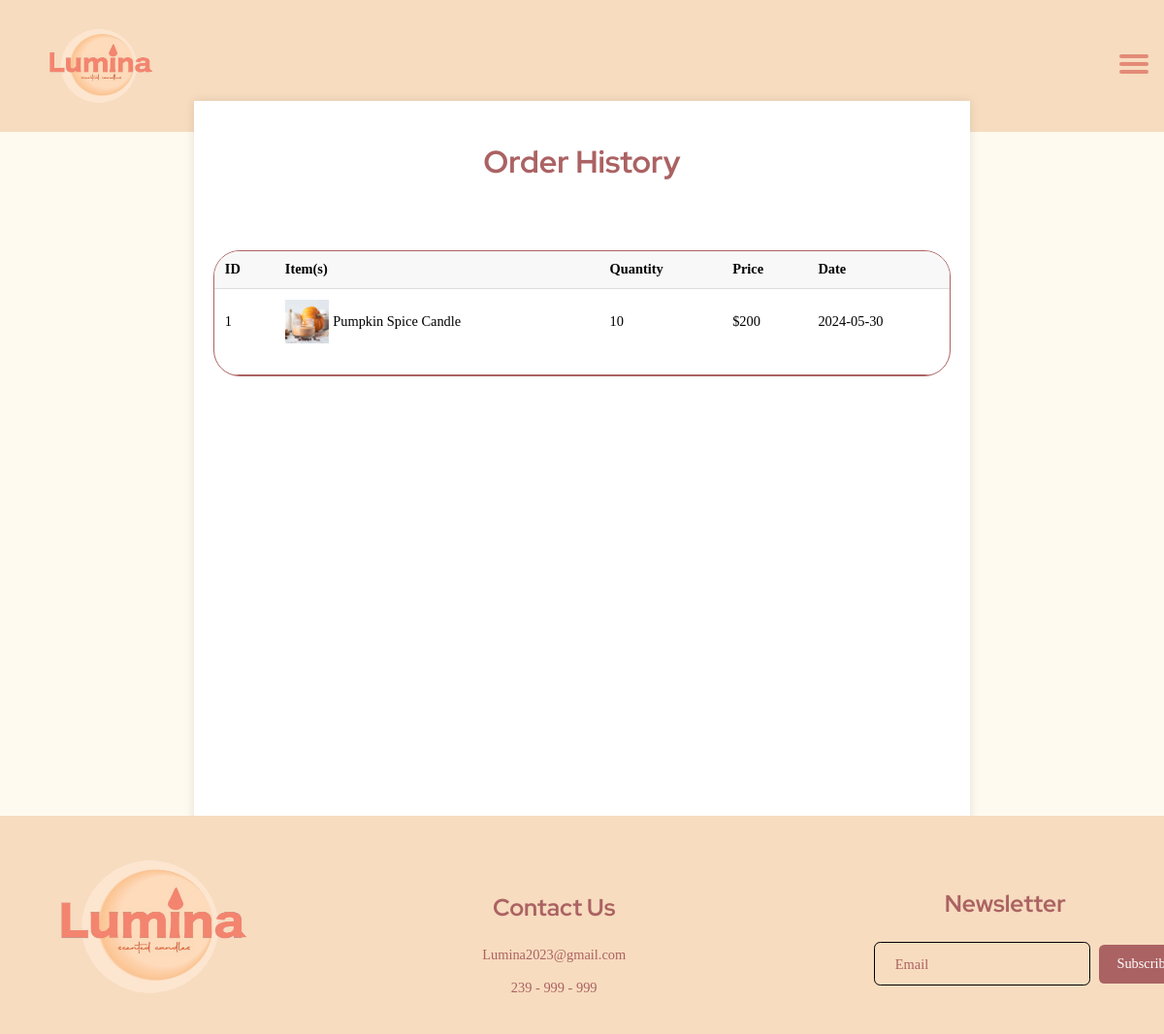
The page /order_history.php?id=1 on the database its author committed.
### tables this page shows
CREATE TABLE `products` (
  `id` int(8) NOT NULL,
  `name` varchar(128) NOT NULL,
  `price` varchar(8) NOT NULL,
  `quantity` int(8) NOT NULL,
  `image` varchar(64) NOT NULL,
  `description` text NOT NULL
);

### order_history.php (the view, shortened to what this page needs)
<?php
include_once './database/db.php';
$orderHistory = [];
if (isset($_GET['id'])) {
    $user_id = $connection->real_escape_string($_GET['id']);
    $orderQuery = "SELECT * FROM `order` WHERE userId = $user_id";
    $orderResult = $connection->query($orderQuery);
    if ($orderResult->num_rows > 0) {
        while ($order = $orderResult->fetch_assoc()) {
            $order_id = $order['id'];
            $orderDetailQuery = "SELECT * FROM orderdetail WHERE orderId = $order_id";
            $orderDetailResult = $connection->query($orderDetailQuery);
            if ($orderDetailResult->num_rows > 0) {
                while ($orderDetail = $orderDetailResult->fetch_assoc()) {
                    $product_id = $orderDetail['productId'];
                    $productQuery = "SELECT * FROM products WHERE id = $product_id";
                    $productResult = $connection->query($productQuery);
                    if ($productResult->num_rows > 0) {
                        $product = $productResult->fetch_assoc();
                        $orderHistory[] = [
                            'order_id' => $order_id,
                            'product_image' => $product['image'],
                            'product_name' => $product['name'],
                            'quantity' => $orderDetail['orderedQuantity'],
                            'price' => $orderDetail['price'],
                            'date' => $order['date']
                        ];
                    }
                }
            }
        }
    }
} else {
    die("User ID is missing.");
}
?>
<!DOCTYPE html>
<html lang="en">
<head>
    <head>
      <link rel="stylesheet" href="./css/test.css">
      <link rel="stylesheet" href="./css/orderhistory.css" />
      <link
        href="http://cdn.bootcss.com/font-awesome/4.7.0/css/font-awesome.min.css"
        rel="stylesheet"
      />
    </head>
<body>
    <?php require_once("partials/header.php") ?>
    <main>
        <div class="container">
            <div class="page-header">
                <h1>Order History</h1>
            </div>
            <div class="table-wrapper">
                <table>
                    <thead>
                        <tr>
                            <th>ID</th>
                            <th>Item(s)</th>
                            <th>Quantity</th>
                            <th>Price</th>
                            <th>Date</th>
                        </tr>
                    </thead>
                    <tbody>
                        <?php if (!empty($orderHistory)): ?>
                            <?php foreach ($orderHistory as $order): ?>
                                <tr>
                                    <td><?php echo $order['order_id']; ?></td>
                                    <td class="items">
                                        <div class="item">
                                            <img src="./img/Products/<?php echo $order['product_image']; ?>" alt="<?php echo $order['product_name']; ?>" class="product-image">
                                            <span><?php echo $order['product_name']; ?></span>
                                        </div>
                                    </td>
                                    <td><?php echo $order['quantity']; ?></td>
                                    <td>$<?php echo $order['price']; ?></td>
                                    <td><?php echo $order['date']; ?></td>
                                </tr>
                                <tr class="special-separator">
                                    <td colspan="5"></td>
                                </tr>
                            <?php endforeach; ?>
                        <?php else: ?>
                            <tr>
                                <td colspan="5">No order history found.</td>
                            </tr>
                        <?php endif; ?>
                    </tbody>
                </table>
            </div>
        </div>
    <?php require_once("partials/footer.php") ?>
    </main>
    <div class="content_wrap"></div>
</body>
</html>

### css/test.css (style rules this page uses)
* { box-sizing: border-box; font-family: 'Rubik'; }
:root { --orange:#FFA868; --black:#1d2028; --green:#7a7154; --grey:#d4cdc1; --pink:#f2c6b2; --button:#ab6263; --header:#f7dcbf; --hover:#e38a77; }
h1 { font-family: 'Red Hat Display', sans-serif; color: #ab6263; }
body { width: 100%; min-height: 100vh; padding:0; margin:0; background-color:#FFFAF0; position: relative; }
.content_wrap { height: 300px; }
::placeholder { color: transparent; }

### css/orderhistory.css (style rules this page uses)
main { margin-top: 150px; display: flex; justify-content: center; align-items: center; height: calc(100vh - 120px - 200px); }
.container { display: grid; grid-template-columns: repeat(12, 1fr); grid-gap: 24px; padding: 40px; background-color: #ffffff; box-shadow: 0 0 10px rgba(0, 0, 0, 0.1); max-width: 1200px; width: 100%; }
.page-header { grid-column: span 12; text-align: center; padding-bottom: 24px; }
.table-wrapper { grid-column: span 12; overflow: hidden; margin-bottom: 600px; border-radius: 30px; border: 2px solid var(--button);; }
table { width: 100%; border-collapse: separate; border-spacing: 0; }
th, td { padding: 12px; text-align: left; border: none; }
th { background-color: #f8f8f8; border-bottom: 1px solid #ddd; }
tr { border-bottom: 1px solid #ddd; }
tr.special-separator td { border-bottom: 2px solid var(--button); }
tr:last-child { border-bottom: none; }
.items { display: flex; flex-direction: column; gap: 10px; }
.item { display: flex; align-items: center; gap: 5px; }
.product-image { width: 50px; height: 50px; object-fit: cover; }
@media (max-width: 1240px) { .container { max-width: 800px; padding: 20px; } }
@media (max-width: 1240px) { .table-wrapper { zoom:90%; } }

### rows shown on the page
products: order_id "1", image (picture), name "Pumpkin Spice Candle", quantity "10", price "200", date "2024-05-30"
